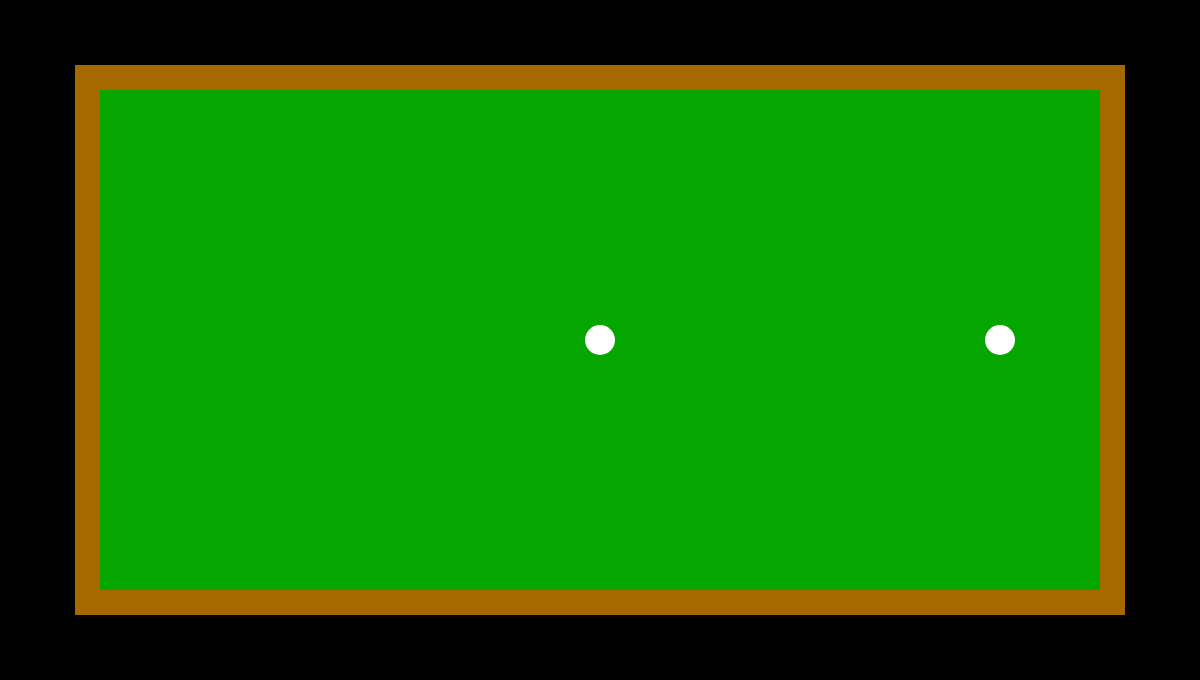
Frame 1 (no input)
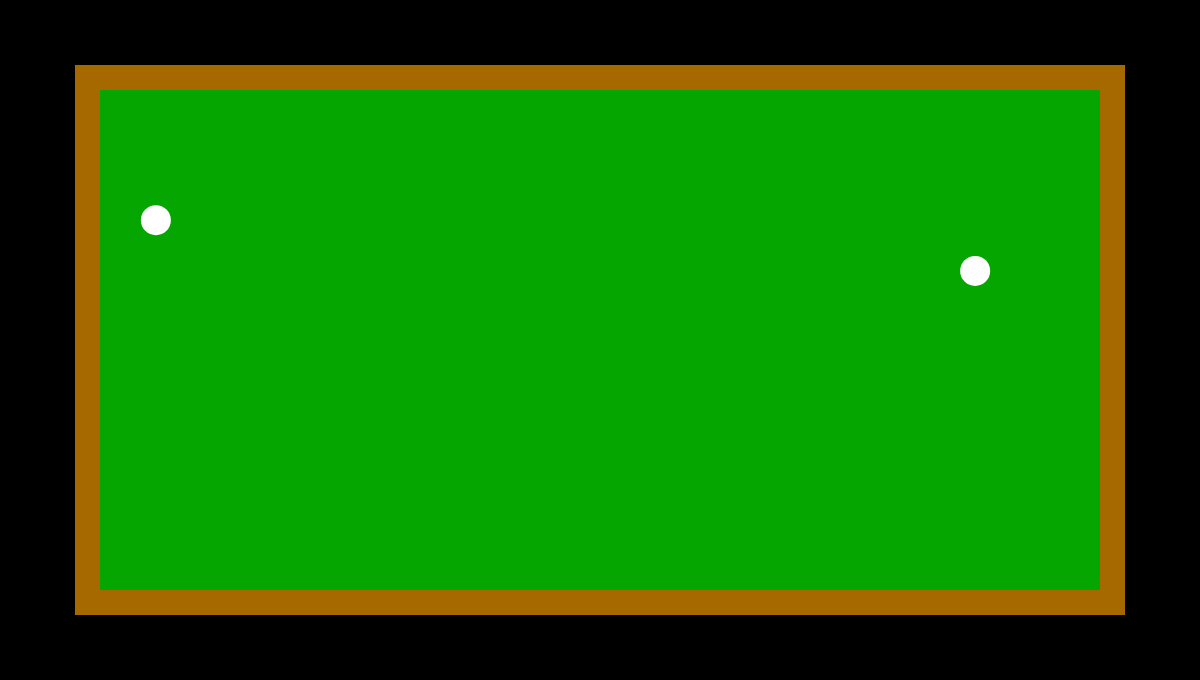
Frame 60 (no input)
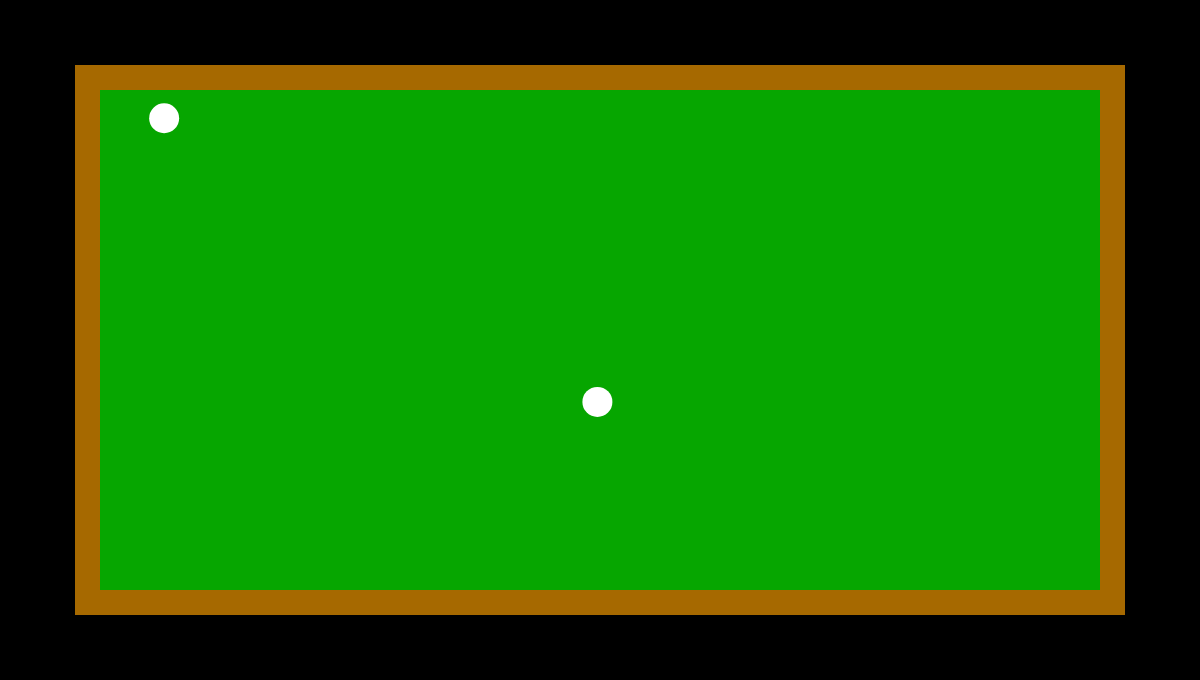
Frame 120 (the mouse pressed at the canvas centre since frame 60)

The p5.js sketch that drew these frames (run headless with seeded random() and noise() and a simulated clock; from frame 60 on, the mouse is pressed at the canvas centre):

// p5.js sketch
// ── sketch.js
let cx, cy;
let board;

function setup()
{
  createCanvas(1200, 680);
  cx = width / 2;
  cy = height / 2;
  board = new Board();
}

function draw()
{
  background(0);
  translate(cx, cy);
  board.draw();
  board.update(deltaTime/1000);
}
// ── ball.js
class Ball
{
    constructor(x, y, radius, scale, friction)
    {
        this.position_x = x;
        this.position_y = y;
        this.velocity_x = 0;
        this.velocity_y = 0;
        this.radius = radius;
        this.scale = scale;
        this.friction = friction;
        this.threshold_vel = 0.4;
    }

    draw()
    {
        noStroke();
        fill(255, 255, 255);
        circle(this.position_x * this.scale, -this.position_y * this.scale, 2 * this.radius * this.scale);
        // textSize(40);
        // text(int(Math.sqrt(this.velocity_x * this.velocity_x + this.velocity_y * this.velocity_y)), (this.position_x + 20) * this.scale, -this.position_y * this.scale);
    }

    update(dT)
    {
        this.position_x += this.velocity_x * dT;
        this.position_y += this.velocity_y * dT;
        this.velocity_x += -this.velocity_x * this.friction * dT;
        this.velocity_y += -this.velocity_y * this.friction * dT;
        if(Math.abs(this.velocity_x) < this.threshold_vel && Math.abs(this.velocity_y) < this.threshold_vel)
            this.stop();
    }

    impulse(vx, vy)
    {
        this.velocity_x += vx;
        this.velocity_y += vy;
    }

    stop()
    {
        this.velocity_x = 0;
        this.velocity_y = 0;
    }
}
// ── board.js
class Board
{
    constructor()
    {
        this.scale = 5; 
        this.width = 200;
        this.height = 100;
        this.radius = 3;
        this.friction = 0.3;
        this.restitution_ball = 0.8;
        this.restitution_wall = 0.9;

        this.balls = [
            new Ball(0, 0, this.radius, this.scale, this.friction),
            new Ball(80, 0, this.radius, this.scale, this.friction)];
        this.balls[0].impulse(1000, 600);
        this.balls[1].impulse(600, 1000);
    }

    draw()
    {
        rectMode(CENTER);
        noStroke();
        fill(166, 105, 0);
        rect(0, 0, (this.width + 10) * this.scale, (this.height + 10) * this.scale);
        fill(6, 166, 0);
        rect(0, 0, this.width * this.scale, this.height * this.scale);
        rectMode(CORNER);
        this.balls.forEach((ball) => ball.draw());
    }

    update(dT)
    {
        for(let i = 0;i < this.balls.length;i ++)
        {
            for(let j = i + 1;j < this.balls.length;j ++)
            {
                this.doCollision(this.balls[i], this.balls[j]);
            }
            this.balls[i].update(dT);
            this.adjustBound(this.balls[i]);
        }
    }

    doCollision(ball1, ball2)
    {
        let dist = Math.sqrt(Math.pow(ball1.position_x - ball2.position_x, 2) + Math.pow(ball1.position_y - ball2.position_y, 2));
        if(dist < 2 * ball1.radius)
        {
            // ball1.stop();
            // ball2.stop();
        }
    }

    adjustBound(ball)
    {
        if(ball.position_x + ball.radius > (this.width / 2))
        {
            ball.position_x -= ball.radius + ball.position_x - (this.width / 2);
            ball.velocity_x *= -this.restitution_wall;
        }
        else if(ball.position_x - ball.radius < -(this.width / 2))
        {
            ball.position_x += ball.radius - ball.position_x - (this.width / 2);
            ball.velocity_x *= -this.restitution_wall;
        }
        if(ball.position_y + ball.radius > (this.height / 2))
        {
            ball.position_y -= ball.radius + ball.position_y - (this.height / 2);
            ball.velocity_y *= -this.restitution_wall;
        }
        else if(ball.position_y - ball.radius < -(this.height / 2))
        {
            ball.position_y += ball.radius - ball.position_y - (this.height / 2);
            ball.velocity_y *= -this.restitution_wall;
        }
    }
}
